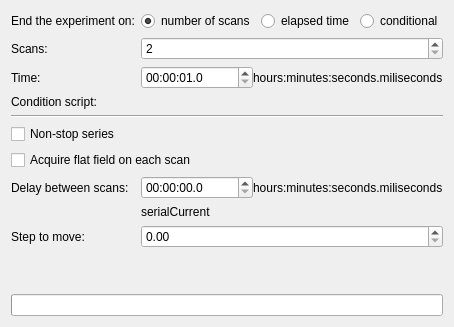
      <widget class="QWidget" name="tabSerial">
       <attribute name="title">
        <string>Serial</string>
       </attribute>
       <layout class="QGridLayout" name="gridLayout_8">
        <item row="10" column="1">
         <widget class="QDoubleSpinBox" name="serialStep">
          <property name="toolTip">
           <string>&lt;html&gt;&lt;head/&gt;&lt;body&gt;&lt;p&gt;&lt;span style=&quot; font-weight:600; font-style:italic;&quot;&gt;SerialStep&lt;/span&gt;&lt;/p&gt;&lt;/body&gt;&lt;/html&gt;</string>
          </property>
         </widget>
        </item>
        <item row="1" column="0">
         <widget class="QLabel" name="nofScansLabel">
          <property name="text">
           <string>Scans:</string>
          </property>
         </widget>
        </item>
        <item row="3" column="0">
         <widget class="QLabel" name="conditionScriptLabel">
          <property name="text">
           <string>Condition script:</string>
          </property>
         </widget>
        </item>
        <item row="7" column="0" colspan="2">
         <widget class="QCheckBox" name="ffOnEachScan">
          <property name="toolTip">
           <string>&lt;html&gt;&lt;head/&gt;&lt;body&gt;&lt;p&gt;&lt;span style=&quot; font-weight:600; font-style:italic;&quot;&gt;OngoingSeries. &lt;/span&gt;Visible if continious mode is selected and &amp;quot;flat field&amp;quot; feature is checked in the &amp;quot;Configuration&amp;quot; tab. Hidden otherwise. &lt;/p&gt;&lt;/body&gt;&lt;/html&gt;</string>
          </property>
          <property name="text">
           <string>Acquire flat field on each scan</string>
          </property>
         </widget>
        </item>
        <item row="0" column="1">
         <layout class="QHBoxLayout" name="horizontalLayout_4">
          <item>
           <widget class="QRadioButton" name="endNumber">
            <property name="toolTip">
             <string>&lt;html&gt;&lt;head/&gt;&lt;body&gt;&lt;p&gt;&lt;span style=&quot; font-weight:600; font-style:italic;&quot;&gt;EndCondition&lt;/span&gt;&lt;span style=&quot; font-style:italic;&quot;&gt;=&lt;/span&gt;&lt;span style=&quot; font-style:italic; text-decoration: underline;&quot;&gt;NUMBER&lt;/span&gt;&lt;/p&gt;&lt;/body&gt;&lt;/html&gt;</string>
            </property>
            <property name="text">
             <string>number of scans</string>
            </property>
            <property name="checked">
             <bool>true</bool>
            </property>
            <attribute name="buttonGroup">
             <string notr="true">endConditionButtonGroup</string>
            </attribute>
           </widget>
          </item>
          <item>
           <widget class="QRadioButton" name="endTime">
            <property name="toolTip">
             <string>&lt;html&gt;&lt;head/&gt;&lt;body&gt;&lt;p&gt;&lt;span style=&quot; font-weight:600; font-style:italic;&quot;&gt;EndCondition&lt;/span&gt;&lt;span style=&quot; font-style:italic;&quot;&gt;=&lt;/span&gt;&lt;span style=&quot; font-style:italic; text-decoration: underline;&quot;&gt;TIME&lt;/span&gt;&lt;/p&gt;&lt;/body&gt;&lt;/html&gt;</string>
            </property>
            <property name="text">
             <string>elapsed time</string>
            </property>
            <attribute name="buttonGroup">
             <string notr="true">endConditionButtonGroup</string>
            </attribute>
           </widget>
          </item>
          <item>
           <widget class="QRadioButton" name="endCondition">
            <property name="toolTip">
             <string>&lt;html&gt;&lt;head/&gt;&lt;body&gt;&lt;p&gt;&lt;span style=&quot; font-weight:600; font-style:italic;&quot;&gt;EndCondition&lt;/span&gt;&lt;span style=&quot; font-style:italic;&quot;&gt;=&lt;/span&gt;&lt;span style=&quot; font-style:italic; text-decoration: underline;&quot;&gt;MANUAL&lt;/span&gt;&lt;/p&gt;&lt;/body&gt;&lt;/html&gt;</string>
            </property>
            <property name="text">
             <string>conditional</string>
            </property>
            <attribute name="buttonGroup">
             <string notr="true">endConditionButtonGroup</string>
            </attribute>
           </widget>
          </item>
         </layout>
        </item>
        <item row="9" column="0">
         <widget class="QWidget" name="placeSerialMotor" native="true">
          <layout class="QHBoxLayout" name="horizontalLayout_14">
           <property name="spacing">
            <number>0</number>
           </property>
           <property name="margin">
            <number>0</number>
           </property>
          </layout>
         </widget>
        </item>
        <item row="8" column="0">
         <widget class="QLabel" name="label_33">
          <property name="text">
           <string>Delay between scans:</string>
          </property>
         </widget>
        </item>
        <item row="10" column="0">
         <widget class="QLabel" name="label_34">
          <property name="text">
           <string>Step to move:</string>
          </property>
         </widget>
        </item>
        <item row="4" column="0" colspan="2">
         <widget class="Line" name="line">
          <property name="orientation">
           <enum>Qt::Horizontal</enum>
          </property>
         </widget>
        </item>
        <item row="3" column="1">
         <widget class="Script" name="conditionScript" native="true"/>
        </item>
        <item row="9" column="1">
         <widget class="QVariantLabel" name="serialCurrent">
          <property name="text">
           <string>serialCurrent</string>
          </property>
         </widget>
        </item>
        <item row="6" column="0" colspan="2">
         <widget class="QCheckBox" name="ongoingSeries">
          <property name="toolTip">
           <string>&lt;html&gt;&lt;head/&gt;&lt;body&gt;&lt;p&gt;&lt;span style=&quot; font-weight:600; font-style:italic;&quot;&gt;OngoingSeries. &lt;/span&gt;Visible in continious mode. Hidden otherwise. &lt;/p&gt;&lt;/body&gt;&lt;/html&gt;</string>
          </property>
          <property name="text">
           <string>Non-stop series</string>
          </property>
         </widget>
        </item>
        <item row="0" column="0">
         <widget class="QLabel" name="label">
          <property name="sizePolicy">
           <sizepolicy hsizetype="Fixed" vsizetype="Preferred">
            <horstretch>0</horstretch>
            <verstretch>0</verstretch>
           </sizepolicy>
          </property>
          <property name="text">
           <string>End the experiment on:</string>
          </property>
         </widget>
        </item>
        <item row="11" column="1">
         <spacer name="verticalSpacer_6">
          <property name="orientation">
           <enum>Qt::Vertical</enum>
          </property>
          <property name="sizeHint" stdset="0">
           <size>
            <width>20</width>
            <height>40</height>
           </size>
          </property>
         </spacer>
        </item>
        <item row="1" column="1">
         <widget class="QSpinBox" name="nofScans">
          <property name="toolTip">
           <string>&lt;html&gt;&lt;head/&gt;&lt;body&gt;&lt;p&gt;&lt;span style=&quot; font-weight:600; font-style:italic;&quot;&gt;TotalScans&lt;/span&gt;. Shown if &lt;span style=&quot; font-weight:600; font-style:italic;&quot;&gt;EndCondition&lt;/span&gt;&lt;span style=&quot; font-style:italic;&quot;&gt;=&lt;/span&gt;&lt;span style=&quot; font-style:italic; text-decoration: underline;&quot;&gt;NUMBER&lt;/span&gt;. Otherwise hidden.&lt;/p&gt;&lt;/body&gt;&lt;/html&gt;</string>
          </property>
          <property name="minimum">
           <number>2</number>
          </property>
         </widget>
        </item>
        <item row="2" column="0">
         <widget class="QLabel" name="scanTimeLabel">
          <property name="text">
           <string>Time:</string>
          </property>
         </widget>
        </item>
        <item row="2" column="1">
         <widget class="QWidget" name="scanTimeWdg" native="true">
          <layout class="QHBoxLayout" name="horizontalLayout_2">
           <property name="spacing">
            <number>0</number>
           </property>
           <property name="margin">
            <number>0</number>
           </property>
           <item>
            <widget class="QTimeEdit" name="scanTime">
             <property name="toolTip">
              <string>&lt;html&gt;&lt;head/&gt;&lt;body&gt;&lt;p&gt;&lt;span style=&quot; font-weight:600; font-style:italic;&quot;&gt;TotalTime&lt;/span&gt;. Shown if &lt;span style=&quot; font-weight:600; font-style:italic;&quot;&gt;EndCondition&lt;/span&gt;&lt;span style=&quot; font-style:italic;&quot;&gt;=&lt;/span&gt;&lt;span style=&quot; font-style:italic; text-decoration: underline;&quot;&gt;TIME&lt;/span&gt;. Otherwise hidden.&lt;/p&gt;&lt;/body&gt;&lt;/html&gt;</string>
             </property>
             <property name="time">
              <time>
               <hour>0</hour>
               <minute>0</minute>
               <second>1</second>
              </time>
             </property>
             <property name="minimumTime">
              <time>
               <hour>0</hour>
               <minute>0</minute>
               <second>1</second>
              </time>
             </property>
             <property name="displayFormat">
              <string>HH:mm:ss.z</string>
             </property>
             <property name="timeSpec">
              <enum>Qt::OffsetFromUTC</enum>
             </property>
            </widget>
           </item>
           <item>
            <widget class="QLabel" name="label_9">
             <property name="text">
              <string>hours:minutes:seconds.miliseconds</string>
             </property>
            </widget>
           </item>
          </layout>
         </widget>
        </item>
        <item row="8" column="1">
         <widget class="QWidget" name="scanDelayWdg" native="true">
          <layout class="QHBoxLayout" name="horizontalLayout_3">
           <property name="spacing">
            <number>0</number>
           </property>
           <property name="margin">
            <number>0</number>
           </property>
           <item>
            <widget class="QTimeEdit" name="scanDelay">
             <property name="toolTip">
              <string>&lt;html&gt;&lt;head/&gt;&lt;body&gt;&lt;p&gt;&lt;span style=&quot; font-weight:600; font-style:italic;&quot;&gt;ScanDelay&lt;/span&gt;&lt;/p&gt;&lt;/body&gt;&lt;/html&gt;</string>
             </property>
             <property name="displayFormat">
              <string>HH:mm:ss.z</string>
             </property>
             <property name="timeSpec">
              <enum>Qt::OffsetFromUTC</enum>
             </property>
            </widget>
           </item>
           <item>
            <widget class="QLabel" name="label_17">
             <property name="text">
              <string>hours:minutes:seconds.miliseconds</string>
             </property>
            </widget>
           </item>
          </layout>
         </widget>
        </item>
        <item row="12" column="0" colspan="2">
         <widget class="QProgressBar" name="serialProgress">
          <property name="format">
           <string>Series progress: %p% (%v of %m)</string>
          </property>
         </widget>
        </item>
       </layout>
      </widget>
